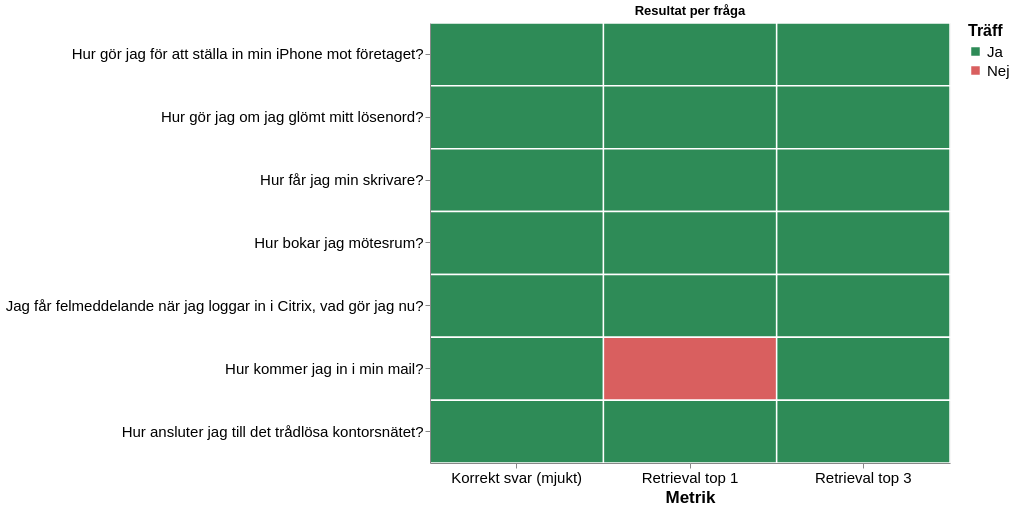

The notebook cell this image was saved under:
### Markdown cell above
## Visualisering per fråga

Det här diagrammet visar vilka frågor som fick träff i retrieval och vilka som också blev godkända svar.

### Code cell
heatmap_data = df[['query', 'retrieval_top1', 'retrieval_top3', 'answer_correct']].copy()
heatmap_data = heatmap_data.rename(columns={
    'query': 'Fråga',
    'retrieval_top1': 'Retrieval top 1',
    'retrieval_top3': 'Retrieval top 3',
    'answer_correct': 'Korrekt svar (mjukt)'
})
heatmap_data = heatmap_data.melt(
    id_vars=['Fråga'],
    var_name='Metrik',
    value_name='Träff'
)
heatmap_data['Träff'] = heatmap_data['Träff'].map({True: 'Ja', False: 'Nej'})

heatmap = alt.Chart(heatmap_data).mark_rect(stroke='white', strokeWidth=1.5).encode(
    y=alt.Y('Fråga:N', title=None, sort=None, axis=alt.Axis(labelFontSize=15, labelLimit=700)),
    x=alt.X('Metrik:N', title='Metrik', axis=alt.Axis(labelAngle=0, labelFontSize=15, titleFontSize=17, labelLimit=220)),
    color=alt.Color(
        'Träff:N',
        scale=alt.Scale(domain=['Ja', 'Nej'], range=['#2E8B57', '#D95F5F']),
        legend=alt.Legend(title='Träff', labelFontSize=15, titleFontSize=16)
    ),
    tooltip=['Fråga', 'Metrik', 'Träff']
).properties(width=520, height=440, title='Resultat per fråga')
heatmap

### Figure 1 — Vega-Lite specification as saved in the notebook (floating-point values rounded to 4 significant figures)
{"config": {"view": {"continuousWidth": 300, "continuousHeight": 300}}, "data": {"name": "data-7573ef0679e36751c607e238d78e0153"}, "mark": {"type": "rect", "stroke": "white", "strokeWidth": 1.5}, "encoding": {"color": {"field": "Träff", "legend": {"labelFontSize": 15, "title": "Träff", "titleFontSize": 16}, "scale": {"domain": ["Ja", "Nej"], "range": ["#2E8B57", "#D95F5F"]}, "type": "nominal"}, "tooltip": [{"field": "Fråga", "type": "nominal"}, {"field": "Metrik", "type": "nominal"}, {"field": "Träff", "type": "nominal"}], "x": {"axis": {"labelAngle": 0, "labelFontSize": 15, "labelLimit": 220, "titleFontSize": 17}, "field": "Metrik", "title": "Metrik", "type": "nominal"}, "y": {"axis": {"labelFontSize": 15, "labelLimit": 700}, "field": "Fråga", "sort": null, "title": null, "type": "nominal"}}, "height": 440, "title": "Resultat per fråga", "width": 520, "$schema": "https://vega.github.io/schema/vega-lite/v6.1.0.json", "datasets": {"data-7573ef0679e36751c607e238d78e0153": [{"Fråga": "Hur gör jag för att ställa in min iPhone mot företaget?", "Metrik": "Retrieval top 1", "Träff": "Ja"}, {"Fråga": "Hur gör jag om jag glömt mitt lösenord?", "Metrik": "Retrieval top 1", "Träff": "Ja"}, {"Fråga": "Hur får jag min skrivare?", "Metrik": "Retrieval top 1", "Träff": "Ja"}, {"Fråga": "Hur bokar jag mötesrum?", "Metrik": "Retrieval top 1", "Träff": "Ja"}, {"Fråga": "Jag får felmeddelande när jag loggar in i Citrix, vad gör jag nu?", "Metrik": "Retrieval top 1", "Träff": "Ja"}, {"Fråga": "Hur kommer jag in i min mail?", "Metrik": "Retrieval top 1", "Träff": "Nej"}, {"Fråga": "Hur ansluter jag till det trådlösa kontorsnätet?", "Metrik": "Retrieval top 1", "Träff": "Ja"}, {"Fråga": "Hur gör jag för att ställa in min iPhone mot företaget?", "Metrik": "Retrieval top 3", "Träff": "Ja"}, {"Fråga": "Hur gör jag om jag glömt mitt lösenord?", "Metrik": "Retrieval top 3", "Träff": "Ja"}, {"Fråga": "Hur får jag min skrivare?", "Metrik": "Retrieval top 3", "Träff": "Ja"}, {"Fråga": "Hur bokar jag mötesrum?", "Metrik": "Retrieval top 3", "Träff": "Ja"}, {"Fråga": "Jag får felmeddelande när jag loggar in i Citrix, vad gör jag nu?", "Metrik": "Retrieval top 3", "Träff": "Ja"}, {"Fråga": "Hur kommer jag in i min mail?", "Metrik": "Retrieval top 3", "Träff": "Ja"}, {"Fråga": "Hur ansluter jag till det trådlösa kontorsnätet?", "Metrik": "Retrieval top 3", "Träff": "Ja"}, {"Fråga": "Hur gör jag för att ställa in min iPhone mot företaget?", "Metrik": "Korrekt svar (mjukt)", "Träff": "Ja"}, {"Fråga": "Hur gör jag om jag glömt mitt lösenord?", "Metrik": "Korrekt svar (mjukt)", "Träff": "Ja"}, {"Fråga": "Hur får jag min skrivare?", "Metrik": "Korrekt svar (mjukt)", "Träff": "Ja"}, {"Fråga": "Hur bokar jag mötesrum?", "Metrik": "Korrekt svar (mjukt)", "Träff": "Ja"}, {"Fråga": "Jag får felmeddelande när jag loggar in i Citrix, vad gör jag nu?", "Metrik": "Korrekt svar (mjukt)", "Träff": "Ja"}, {"Fråga": "Hur kommer jag in i min mail?", "Metrik": "Korrekt svar (mjukt)", "Träff": "Ja"}, {"Fråga": "Hur ansluter jag till det trådlösa kontorsnätet?", "Metrik": "Korrekt svar (mjukt)", "Träff": "Ja"}]}}
